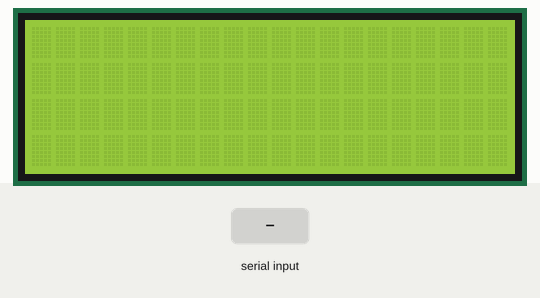
This sketch was run on a simulated Arduino Uno, built with avr-gcc and run on an emulated ATmega328P. Parts: 20×4 character LCD. Inputs (shaded band) come from the test bench.

Above: at 1.2 s.
1.3 s: "90,45\n" received over Serial
At 2.1 s:
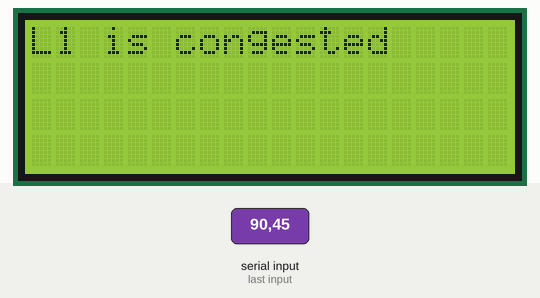
2.8 s: "30,150\n" received over Serial
Timing chart, 0 to 5.8 s (numbered marks = the images above; inputs shaded):
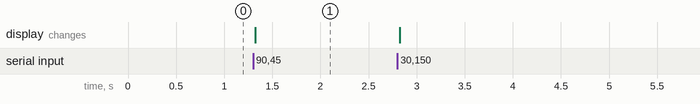

Measured:
- after the input at 1.3 s, the display: changes at once (image 1)

The sketch:

3rd.ino
```cpp
#include <Wire.h>
#include <LiquidCrystal_I2C.h>

int l1, l2;
LiquidCrystal_I2C lcd(0x27, 20, 4);

void setup() {
  lcd.init();
  lcd.backlight();
  Serial.begin(115200);
}

void loop() {
  if (Serial.available()) {
    String input = Serial.readStringUntil('\n');
    sscanf(input.c_str(), "%d,%d", &l1, &l2);
    lcd.setCursor(0, 0);
    lcd.clear();

    if (l1 > l2) {
      lcd.print("L1 is congested      ");
    }
    else if (l2 > l1) {
      lcd.print("L2 is congested      ");
    }
    else {
      lcd.print("L1 L2 equal  ");
    }
  }
}
```
